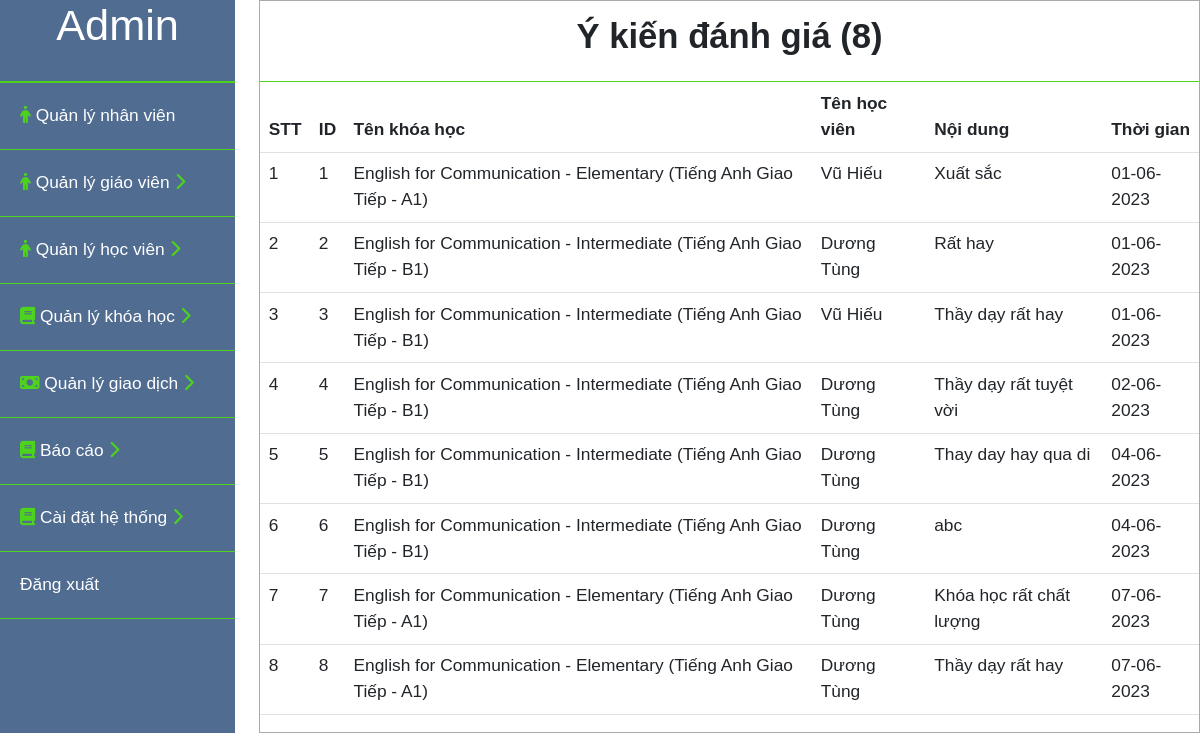
The app's page /admin/ykiendanhgia.php with its own data.
### tables this page shows
CREATE TABLE `ykiendanhgia` (
  `id` int(11) NOT NULL,
  `idkhoahoc` int(11) NOT NULL,
  `idhocvien` int(11) NOT NULL,
  `ykiendanhgia` text NOT NULL,
  `thoigian` date NOT NULL DEFAULT current_timestamp()
);

CREATE TABLE `theloaikhoahoc` (
  `id` int(11) NOT NULL,
  `tenkhoahoc` varchar(255) NOT NULL,
  `mota` text NOT NULL
);

CREATE TABLE `taikhoan` (
  `id` int(11) NOT NULL,
  `taikhoan` varchar(255) NOT NULL,
  `matkhau` varchar(255) NOT NULL,
  `hoten` varchar(255) NOT NULL,
  `phanquyen` int(11) NOT NULL,
  `image` varchar(100) NOT NULL,
  `thoigian` datetime NOT NULL DEFAULT current_timestamp(),
  `email` varchar(100) DEFAULT NULL,
  `sodienthoai` int(11) DEFAULT NULL,
  `gioitinh` int(11) DEFAULT NULL,
  `diachi` varchar(255) DEFAULT NULL,
  `quocgia` varchar(10) DEFAULT NULL,
  `timezone` varchar(10) DEFAULT NULL,
  `ngaysinh` date DEFAULT NULL,
  `vitien` int(11) NOT NULL
);

### admin/ykiendanhgia.php (the view, shortened to what this page needs)
<?php
    include("../user/connect.php");
    $sql_admin = "SELECT ykiendanhgia.*,theloaikhoahoc.tenkhoahoc,taikhoan.hoten
                  FROM ykiendanhgia,khoahocgiaovien,theloaikhoahoc,taikhoan
                  WHERE ykiendanhgia.idkhoahoc = khoahocgiaovien.id
                  and khoahocgiaovien.theloaikhoahocid = theloaikhoahoc.id
                  and taikhoan.id = ykiendanhgia.idhocvien";
    $stmt_admin = $conn->prepare($sql_admin);
    $query_admin = $stmt_admin->execute();
    $result_admin = array();
    while($row_admin = $stmt_admin->fetch(PDO::FETCH_ASSOC)){
        $result_admin[] = $row_admin;
    }
    $sql_sl = "SELECT count(id) as dem FROM ykiendanhgia";
    $stmt_sl = $conn->prepare($sql_sl);
    $query_sl = $stmt_sl->execute();
    $result_sl = array();
    while($row_sl = $stmt_sl->fetch(PDO::FETCH_ASSOC)){
        $result_sl[] = $row_sl;
    }
    foreach ($result_sl as $items) {
        $slusers = $items['dem'];
    }
?>
<!DOCTYPE html>
<html lang="en">
<head>
    <link rel="stylesheet" href="css/bootstrap.min.css">
    <link rel="stylesheet" href="style/admin.css">
    <link rel="stylesheet" type="text/css" href="style/danhsach.css">
</head>
<body>
    <div id="content">
        <div id="admin__sidebar">
            <div class="admin__profile">
                <h1>Admin</h1>
            </div>
            <div class="admin__list">
                <ul>
                    <li class="admin__list--nhanvien">
                        <a href="nhanvien.php"><i class="fa-solid fa-person" style="color: #4dd31d;"></i> Quản lý nhân viên</a>
                    </li>
                    <li class="admin__list--giaovien">
                        <a href="#"  onclick="myFunction('toggle1')"><i class="fa-solid fa-person" style="color: #4dd31d;"></i> Quản lý giáo viên <i class="icondrop active fa-solid fa-chevron-right" style="color: #4dd31d;"></i><i class="icondrop fa-solid fa-chevron-down" style="color: #4dd31d;"></i></a>
                    </li>
                    <li class="admin__list--hocvien">
                        <a href="#" onclick="myFunction('toggle5')"> <i class="fa-solid fa-person" style="color: #4dd31d;"></i> Quản lý học viên <i class="icondrop active fa-solid fa-chevron-right" style="color: #4dd31d;"></i><i class="icondrop fa-solid fa-chevron-down" style="color: #4dd31d;"></i></a>
                    </li>
                    <li class="admin__list--khoahoc">
                        <a href="#" onclick="myFunction('toggle6')"> <i class="fa-sharp fa-solid fa-book" style="color: #4dd31d;"></i> Quản lý khóa học <i class="icondrop active fa-solid fa-chevron-right" style="color: #4dd31d;"></i><i class="icondrop fa-solid fa-chevron-down" style="color: #4dd31d;"></i></a>
                    </li>
                    <li class="admin__list--giaodich">
                        <a href="#" onclick="myFunction('toggle2')"><i class="fa-solid fa-money-bill" style="color: #4dd31d;"></i> Quản lý giao dịch <i class="icondrop active fa-solid fa-chevron-right" style="color: #4dd31d;"></i><i class="icondrop fa-solid fa-chevron-down" style="color: #4dd31d;"></i></a>
                    </li>
                    <li class="admin__list--baocao">
                        <a href="#" onclick="myFunction('toggle3')"> <i class="fa-sharp fa-solid fa-book" style="color: #4dd31d;"></i> Báo cáo <i class="icondrop active fa-solid fa-chevron-right" style="color: #4dd31d;"></i><i class="icondrop fa-solid fa-chevron-down" style="color: #4dd31d;"></i></a>
                    </li>
                    <li class="admin__list--hethong">
                        <a href="#" onclick="myFunction('toggle4')"> <i class="fa-sharp fa-solid fa-book" style="color: #4dd31d;"></i> Cài đặt hệ thống <i class="icondrop active fa-solid fa-chevron-right" style="color: #4dd31d;"></i><i class="icondrop fa-solid fa-chevron-down" style="color: #4dd31d;"></i></a>
                    </li>
                    <li class="admin__list--dangxuat">
                        <a href="logout.php">Đăng xuất</a>
                    </li>
                </ul>
            </div>
        </div>
         <div id="main_content">
            <div class="title">
                <h2>Ý kiến đánh giá (<?php echo $slusers?>)</h2>
            </div>
            <div class="chitiet_content">
                <table class="table table-inverse">
                    <thead>
                        <tr>
                            <th>STT</th>
                            <th>ID</th>
                            <th>Tên khóa học</th>
                            <th>Tên học viên</th>
                            <th>Nội dung</th>
                            <th>Thời gian</th>
                        </tr>
                    </thead>
                    <tbody>
                        <?php $i=1; foreach($result_admin as $items):?>
                        <tr>
                            <td><?php echo $i;?></td>
                            <td><?php echo $items['id'];?></td>
                            <td><?php echo $items['tenkhoahoc'];?></td>
                            <td><?php echo $items['hoten'];?></td>
                            <td><?php echo $items['ykiendanhgia'];?></td>
                            <td><?php
                            $thoigian = $items['thoigian'];
                            echo date("d-m-Y",strtotime($thoigian));
                            ?></td>
                        </tr>
                        <?php $i++; endforeach?>
                    </tbody>
                </table>
            </div>
         </div>
    </div>
</body>
</html>

### admin/style/admin.css (style rules this page uses)
* { font-family: Verdana, Geneva, Tahoma, sans-serif; margin: 0; padding:0; box-sizing: border-box; font-size: 13pt; }
#admin__sidebar { width: 25%; background-color: #506c91; color: #ffffff; }
#admin__sidebar .admin__profile { text-align: center; padding-bottom: 20px; border-bottom: 2px solid #4dd31d; }
#admin__sidebar .admin__list li { list-style: none;; }
#admin__sidebar .admin__list a { text-decoration: none; color: #ffffff; }
.admin__list ul { padding: 0; }
.admin__list li { padding: 20px; border-bottom: 1px solid #4dd31d; }
.icondrop { display: none; }
.icondrop.active { display: inline-block; }

### admin/style/danhsach.css (style rules this page uses)
#content { display: flex; }
#main_content { margin-left: 2%; width: 100%; max-width: 1150px; border: 1px solid #aaaaaa; height: auto; }
#main_content .title { border-bottom: 1px solid #4dd31d; text-align: center; padding: 15px ; }
#main_content .title h2 { font-weight: bold; }

### records on screen
ykiendanhgia: id "1", theloaikhoahoc.tenkhoahoc "English for Communication - Elementary (Tiếng Anh Giao Tiếp - A1)", idhocvien.hoten "Vũ Hiếu", ykiendanhgia "Xuất sắc", thoigian "01-06-2023"
ykiendanhgia: id "2", theloaikhoahoc.tenkhoahoc "English for Communication - Intermediate (Tiếng Anh Giao Tiếp - B1)", idhocvien.hoten "Dương Tùng", ykiendanhgia "Rất hay", thoigian "01-06-2023"
ykiendanhgia: id "3", theloaikhoahoc.tenkhoahoc "English for Communication - Intermediate (Tiếng Anh Giao Tiếp - B1)", idhocvien.hoten "Vũ Hiếu", ykiendanhgia "Thầy dạy rất hay", thoigian "01-06-2023"
ykiendanhgia: id "4", theloaikhoahoc.tenkhoahoc "English for Communication - Intermediate (Tiếng Anh Giao Tiếp - B1)", idhocvien.hoten "Dương Tùng", ykiendanhgia "Thầy dạy rất tuyệt vời", thoigian "02-06-2023"
ykiendanhgia: id "5", theloaikhoahoc.tenkhoahoc "English for Communication - Intermediate (Tiếng Anh Giao Tiếp - B1)", idhocvien.hoten "Dương Tùng", ykiendanhgia "Thay day hay qua di", thoigian "04-06-2023"
ykiendanhgia: id "6", theloaikhoahoc.tenkhoahoc "English for Communication - Intermediate (Tiếng Anh Giao Tiếp - B1)", idhocvien.hoten "Dương Tùng", ykiendanhgia "abc", thoigian "04-06-2023"
ykiendanhgia: id "7", theloaikhoahoc.tenkhoahoc "English for Communication - Elementary (Tiếng Anh Giao Tiếp - A1)", idhocvien.hoten "Dương Tùng", ykiendanhgia "Khóa học rất chất lượng", thoigian "07-06-2023"
ykiendanhgia: id "8", theloaikhoahoc.tenkhoahoc "English for Communication - Elementary (Tiếng Anh Giao Tiếp - A1)", idhocvien.hoten "Dương Tùng", ykiendanhgia "Thầy dạy rất hay", thoigian "07-06-2023"

### other values on screen
$slusers "8"
